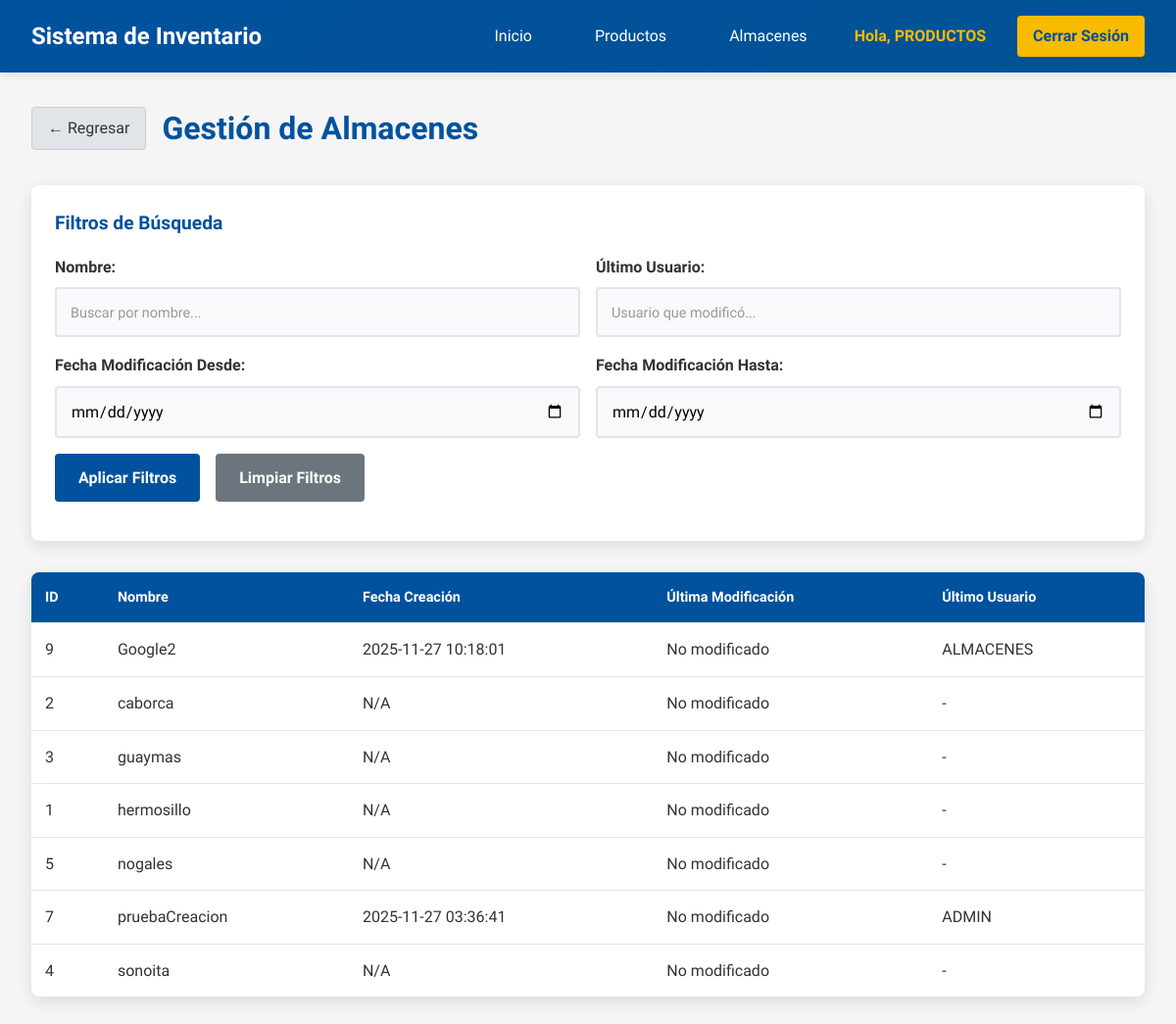
The page /almacenes (signed in) on the database its author committed.
### tables this page shows
CREATE TABLE almacenes (
    id INTEGER PRIMARY KEY,
    nombre TEXT NOT NULL
, fecha_hora_ultima_modificacion DATETIME, ultimo_usuario_en_modificar TEXT, fecha_hora_creacion DATETIME);

### app.py (the view)
@app.route('/almacenes')
def almacenes():
    if 'usuario_id' not in session:
        return redirect(url_for('login'))
    nombre_filter = request.args.get('nombre', '')
    usuario_modifico = request.args.get('usuario_modifico', '')
    fecha_modificacion_desde = request.args.get('fecha_modificacion_desde', '')
    fecha_modificacion_hasta = request.args.get('fecha_modificacion_hasta', '')
    conn = get_db_connection()
    query = '''
        SELECT
            id, nombre,
            fecha_hora_creacion, fecha_hora_ultima_modificacion, ultimo_usuario_en_modificar
        FROM almacenes
        WHERE 1=1
    '''
    params = []
    if nombre_filter:
        query += ' AND nombre LIKE ?'
        params.append(f'%{nombre_filter}%')
    if usuario_modifico:
        query += ' AND ultimo_usuario_en_modificar LIKE ?'
        params.append(f'%{usuario_modifico}%')
    if fecha_modificacion_desde:
        query += ' AND DATE(fecha_hora_ultima_modificacion) >= ?'
        params.append(fecha_modificacion_desde)
    if fecha_modificacion_hasta:
        query += ' AND DATE(fecha_hora_ultima_modificacion) <= ?'
        params.append(fecha_modificacion_hasta)
    query += ' ORDER BY nombre'
    almacenes = conn.execute(query, params).fetchall()
    conn.close()
    return render_template('almacenes.html', almacenes=almacenes)

### app.py (called while the page is built)
def get_db_connection():
    conn = sqlite3.connect(DATABASE)
    conn.row_factory = sqlite3.Row
    return conn

### templates/almacenes.html (shortened to what this page needs)
{% extends "base.html" %}
{% block content %}
<div class="container">
    <div class="page-header">
        <a href="{{ url_for('index') }}" class="btn btn-back">
            ← Regresar
        </a>
        <h1>Gestión de Almacenes</h1>
    </div>
    <div class="filters-section">
        <h3>Filtros de Búsqueda</h3>
        <form method="GET" action="{{ url_for('almacenes') }}" id="filterForm">
            <div class="filter-row">
                <div class="filter-group">
                    <label for="nombre">Nombre:</label>
                    <input type="text" id="nombre" name="nombre" value="{{ request.args.get('nombre', '') }}"
                           class="form-input" placeholder="Buscar por nombre...">
                </div>
                <div class="filter-group">
                    <label for="usuario_modifico">Último Usuario:</label>
                    <input type="text" id="usuario_modifico" name="usuario_modifico"
                           value="{{ request.args.get('usuario_modifico', '') }}"
                           class="form-input" placeholder="Usuario que modificó...">
                </div>
            </div>
            <div class="filter-row">
                <div class="filter-group">
                    <label for="fecha_modificacion_desde">Fecha Modificación Desde:</label>
                    <input type="date" id="fecha_modificacion_desde" name="fecha_modificacion_desde"
                           value="{{ request.args.get('fecha_modificacion_desde', '') }}"
                           class="form-input">
                </div>
                <div class="filter-group">
                    <label for="fecha_modificacion_hasta">Fecha Modificación Hasta:</label>
                    <input type="date" id="fecha_modificacion_hasta" name="fecha_modificacion_hasta"
                           value="{{ request.args.get('fecha_modificacion_hasta', '') }}"
                           class="form-input">
                </div>
            </div>
            <div class="actions-section">
                <button type="submit" class="btn btn-primary">Aplicar Filtros</button>
                <a href="{{ url_for('almacenes') }}" class="btn btn-secondary">Limpiar Filtros</a>
            </div>
        </form>
    </div>
    <div class="table-scroll-container">
        <div class="table-wrapper">
            <table class="data-table" id="almacenesTable">
                <thead>
                    <tr>
                        <th>ID</th>
                        <th>Nombre</th>
                        <th>Fecha Creación</th>
                        <th>Última Modificación</th>
                        <th>Último Usuario</th>
                    </tr>
                </thead>
                <tbody>
                    {% for almacen in almacenes %}
                    <tr data-almacen-id="{{ almacen.id }}"
                        onclick="seleccionarAlmacen(this, {{ almacen.id }})"
                        class="almacen-row">
                        <td>{{ almacen.id }}</td>
                        <td>{{ almacen.nombre }}</td>
                        <td>{{ almacen.fecha_hora_creacion or 'N/A' }}</td>
                        <td>{{ almacen.fecha_hora_ultima_modificacion or 'No modificado' }}</td>
                        <td>{{ almacen.ultimo_usuario_en_modificar or '-' }}</td>
                    </tr>
                    {% else %}
                    <tr>
                        <td colspan="5" style="text-align: center;">No se encontraron almacenes</td>
                    </tr>
                    {% endfor %}
                </tbody>
            </table>
        </div>
    </div>
</div>
{% endblock %}

### rows shown on the page
almacenes: id "9", nombre "Google2", fecha_hora_creacion "2025-11-27 10:18:01", fecha_hora_ultima_modificacion "No modificado", ultimo_usuario_en_modificar "ALMACENES"
almacenes: id "2", nombre "caborca", fecha_hora_creacion "N/A", fecha_hora_ultima_modificacion "No modificado", ultimo_usuario_en_modificar "-"
almacenes: id "3", nombre "guaymas", fecha_hora_creacion "N/A", fecha_hora_ultima_modificacion "No modificado", ultimo_usuario_en_modificar "-"
almacenes: id "1", nombre "hermosillo", fecha_hora_creacion "N/A", fecha_hora_ultima_modificacion "No modificado", ultimo_usuario_en_modificar "-"
almacenes: id "5", nombre "nogales", fecha_hora_creacion "N/A", fecha_hora_ultima_modificacion "No modificado", ultimo_usuario_en_modificar "-"
almacenes: id "7", nombre "pruebaCreacion", fecha_hora_creacion "2025-11-27 03:36:41", fecha_hora_ultima_modificacion "No modificado", ultimo_usuario_en_modificar "ADMIN"
almacenes: id "4", nombre "sonoita", fecha_hora_creacion "N/A", fecha_hora_ultima_modificacion "No modificado", ultimo_usuario_en_modificar "-"

### other values the page prints
{{ session.usuario_nombre }} "PRODUCTOS"
